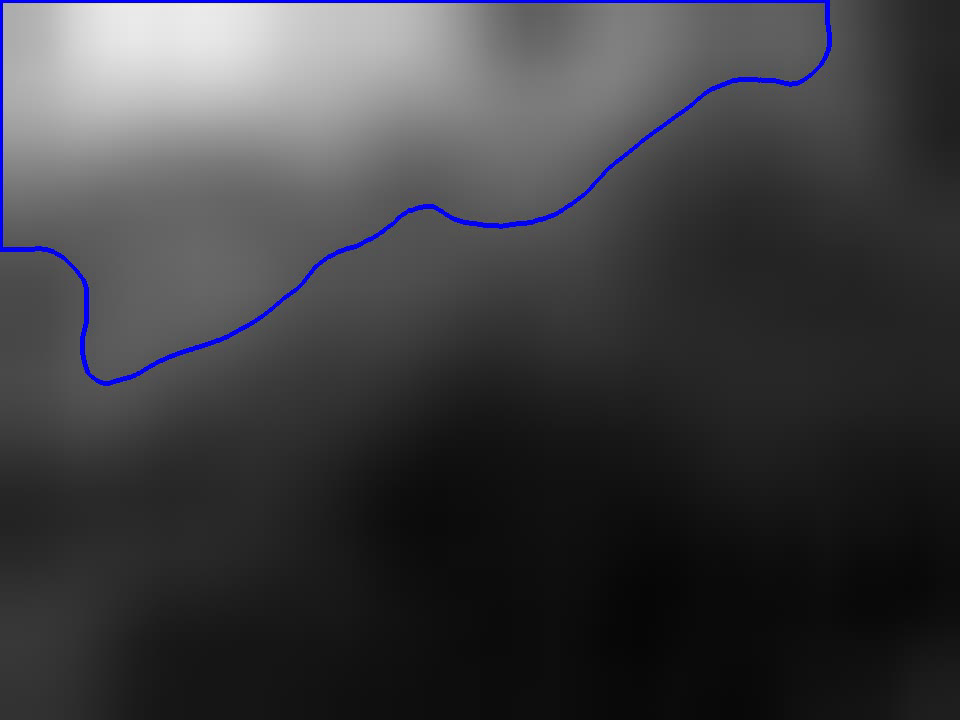
#> input picture frame 3 of resource/output.avi, 960 x 720 px
$ python bg_sub.py
#> lines starting #> are read from the running program, lines starting #| are printed output that depends on the picture; after the words box and inside, x2 and y2 are one past the last pixel; in counts of white or black regions, pixels touching at a corner belong together
#!/usr/bin/env python
# -*- encoding: utf-8 -*-
"""
@File    :   bg_sub.py
@Contact :   liumingshanneo@163.com

@Modify Time      @Author    @Version    @Desciption
------------      -------    --------    -----------
2019/10/8 21:04   msliu      1.0         None
"""

# import lib
from __future__ import print_function
import cv2 as cv
import argparse

parser = argparse.ArgumentParser(description='This program shows how to use background subtraction methods provided by \
                                              OpenCV. You can process both videos and images.')
parser.add_argument('--input', type=str, help='Path to a video or a sequence of image.', default='../resource/output.avi')
parser.add_argument('--algo', type=str, help='Background subtraction method (KNN, MOG2).', default='MOG2')
args = parser.parse_args()

## [create]
#create Background Subtractor objects
if args.algo == 'MOG2':
    backSub = cv.createBackgroundSubtractorMOG2()
else:
    backSub = cv.createBackgroundSubtractorKNN()
## [create]

## [capture]
capture = cv.VideoCapture(cv.samples.findFileOrKeep(args.input))
if not capture.isOpened:
    print('Unable to open: ' + args.input)
    exit(0)
## [capture]

while True:
    ret, frame = capture.read()
#> frame is the input picture: shape (720, 960, 3); mean B, G, R 64.7, 61.8, 61.9
    if frame is None:
        break

    ## [apply]
    #update the background model
    fgMask = backSub.apply(frame)
#> fgMask: shape (720, 960); every value is 127
    ## [apply]

    ## [display_frame_number]
    #get the frame number and write it on the current frame
    cv.rectangle(frame, (10, 2), (100,20), (255,255,255), -1)
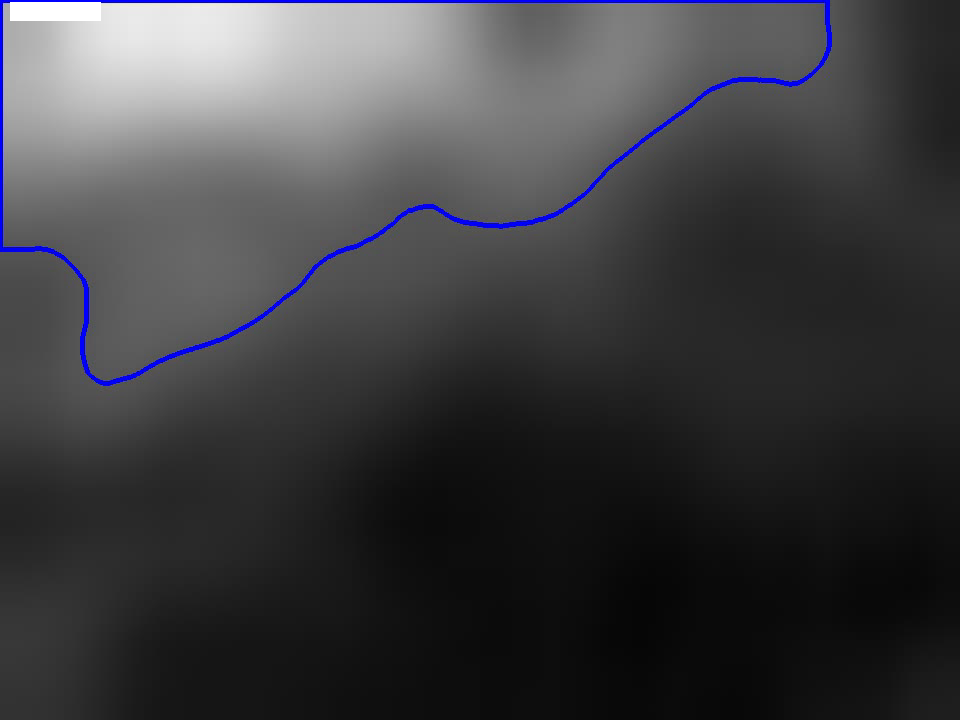
#> frame: shape (720, 960, 3); 0.25% of pixels changed, all inside (x1, y1, x2, y2) = (10, 2, 101, 21)
    cv.putText(frame, str(capture.get(cv.CAP_PROP_POS_FRAMES)), (15, 15),
               cv.FONT_HERSHEY_SIMPLEX, 0.5 , (0,0,0))
#> frame: shape (720, 960, 3); 0.01% of pixels changed, all inside (x1, y1, x2, y2) = (17, 5, 40, 16)
    ## [display_frame_number]

    ## [show]
    #show the current frame and the fg masks
    cv.imshow('Frame', frame)
    cv.imshow('FG Mask', fgMask)
    ## [show]

    keyboard = cv.waitKey(30)
#> (key Esc is pressed here)
    if keyboard == 'q' or keyboard == 27:
        break

$ run again, starting later in the video
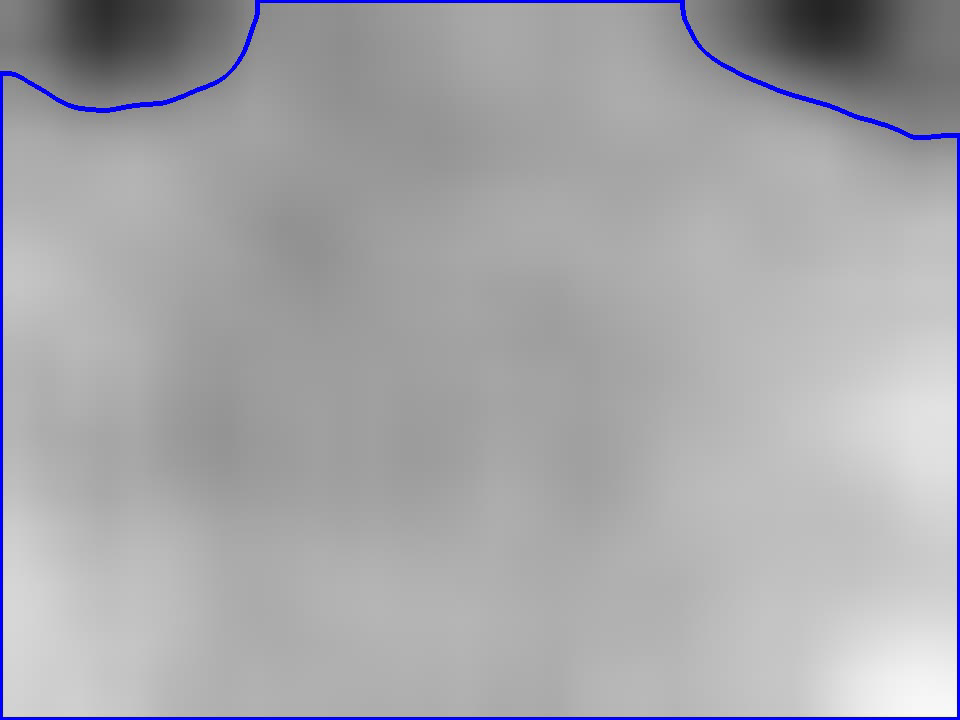
#> input picture frame 17 of resource/output.avi, 960 x 720 px
#> frame is the input picture: shape (720, 960, 3); mean B, G, R 170.3, 166.6, 166.6
#> fgMask: shape (720, 960); every value is 127
#> `cv.rectangle(frame, (10, 2), (100,20), (255,255,255), -1)`:
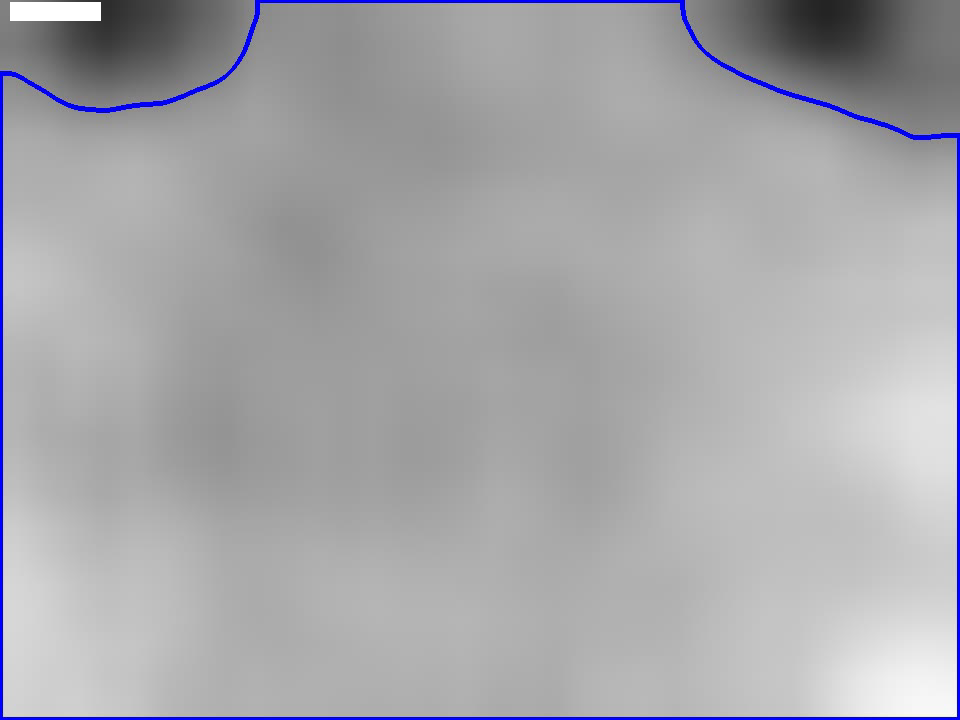
#> frame: shape (720, 960, 3); 0.25% of pixels changed, all inside (x1, y1, x2, y2) = (10, 2, 101, 21)

$ run again, starting later in the video
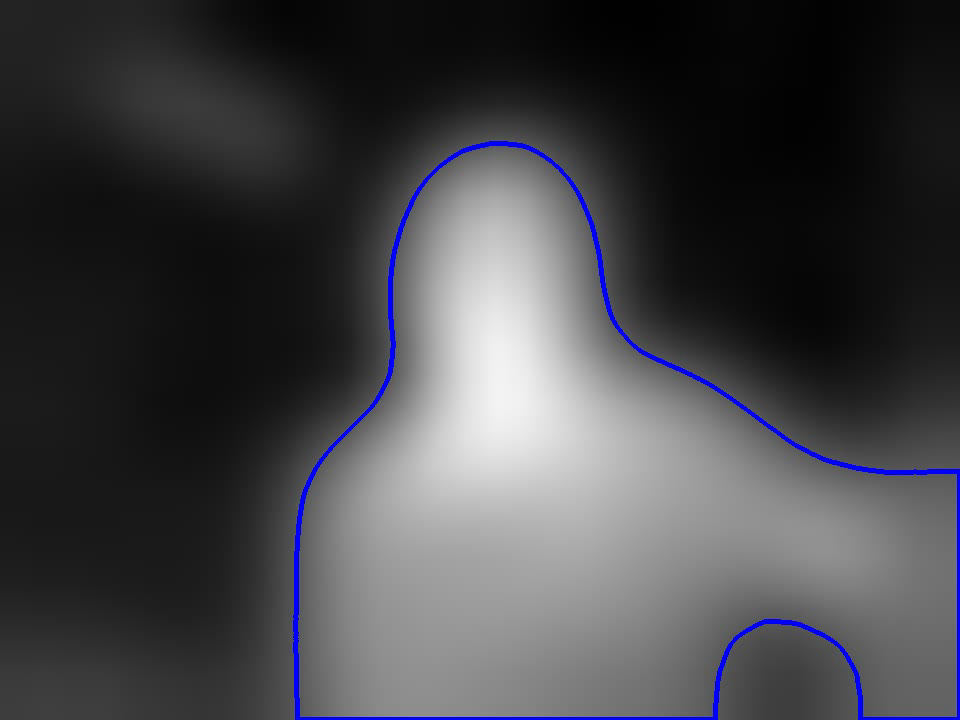
#> input picture frame 30 of resource/output.avi, 960 x 720 px
#> frame is the input picture: shape (720, 960, 3); mean B, G, R 71.3, 67.9, 67.9
#> fgMask: shape (720, 960); every value is 127
#> `cv.rectangle(frame, (10, 2), (100,20), (255,255,255), -1)`:
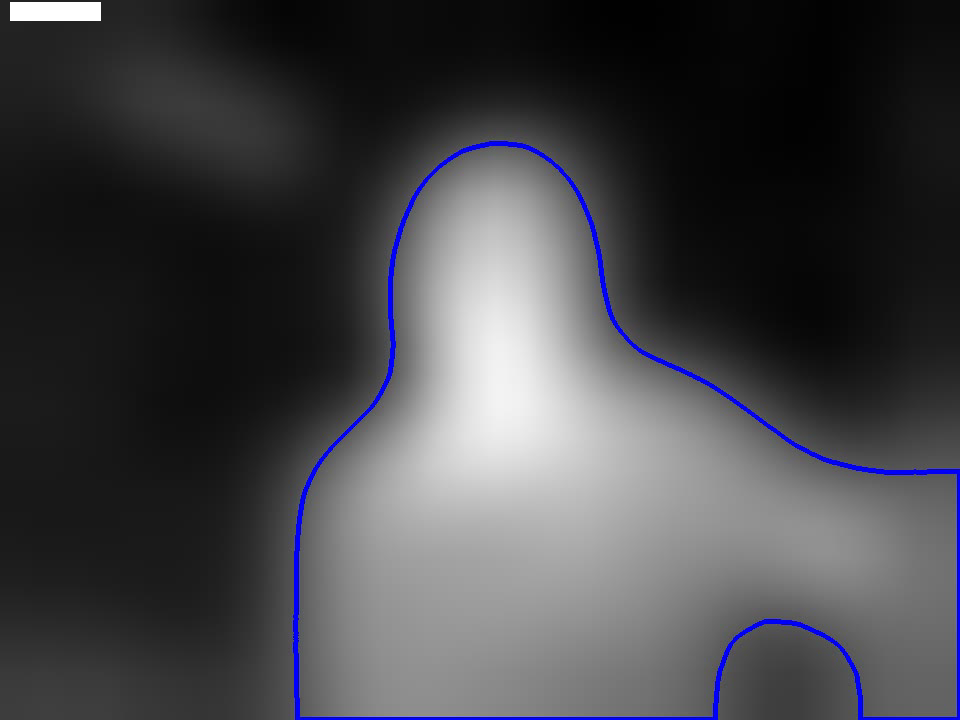
#> frame: shape (720, 960, 3); 0.25% of pixels changed, all inside (x1, y1, x2, y2) = (10, 2, 101, 21)
